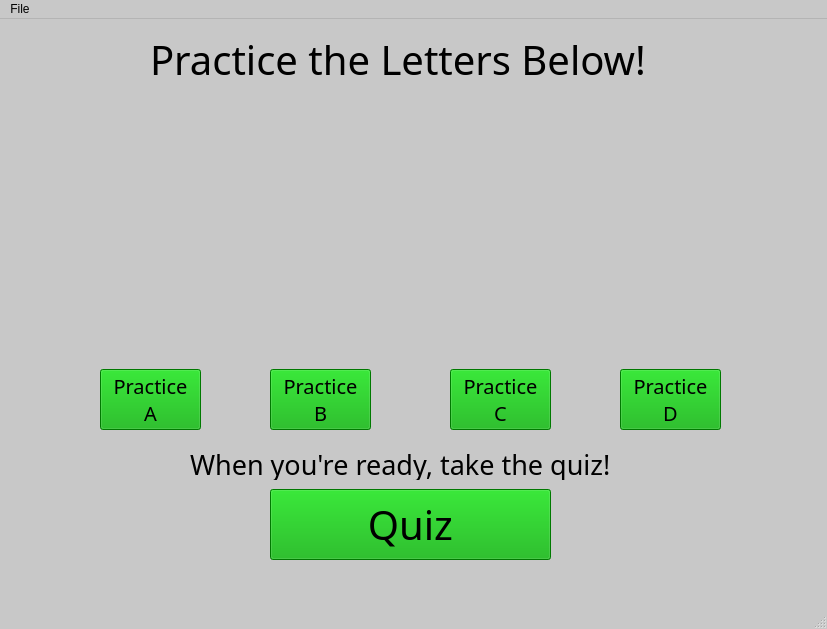
<?xml version="1.0" encoding="UTF-8"?>
<ui version="4.0">
 <class>MainWindow</class>
 <widget class="QMainWindow" name="MainWindow">
  <property name="geometry">
   <rect>
    <x>0</x>
    <y>0</y>
    <width>827</width>
    <height>629</height>
   </rect>
  </property>
  <property name="palette">
   <palette>
    <active>
     <colorrole role="Base">
      <brush brushstyle="SolidPattern">
       <color alpha="255">
        <red>255</red>
        <green>255</green>
        <blue>255</blue>
       </color>
      </brush>
     </colorrole>
     <colorrole role="Window">
      <brush brushstyle="SolidPattern">
       <color alpha="255">
        <red>200</red>
        <green>200</green>
        <blue>200</blue>
       </color>
      </brush>
     </colorrole>
    </active>
    <inactive>
     <colorrole role="Base">
      <brush brushstyle="SolidPattern">
       <color alpha="255">
        <red>255</red>
        <green>255</green>
        <blue>255</blue>
       </color>
      </brush>
     </colorrole>
     <colorrole role="Window">
      <brush brushstyle="SolidPattern">
       <color alpha="255">
        <red>200</red>
        <green>200</green>
        <blue>200</blue>
       </color>
      </brush>
     </colorrole>
    </inactive>
    <disabled>
     <colorrole role="Base">
      <brush brushstyle="SolidPattern">
       <color alpha="255">
        <red>200</red>
        <green>200</green>
        <blue>200</blue>
       </color>
      </brush>
     </colorrole>
     <colorrole role="Window">
      <brush brushstyle="SolidPattern">
       <color alpha="255">
        <red>200</red>
        <green>200</green>
        <blue>200</blue>
       </color>
      </brush>
     </colorrole>
    </disabled>
   </palette>
  </property>
  <property name="windowTitle">
   <string>MainWindow</string>
  </property>
  <property name="styleSheet">
   <string notr="true"/>
  </property>
  <widget class="QWidget" name="centralwidget">
   <widget class="QLabel" name="practice_lbl">
    <property name="geometry">
     <rect>
      <x>150</x>
      <y>10</y>
      <width>531</width>
      <height>61</height>
     </rect>
    </property>
    <property name="font">
     <font>
      <family>Arial Rounded MT Bold</family>
      <pointsize>30</pointsize>
     </font>
    </property>
    <property name="text">
     <string>Practice the Letters Below!</string>
    </property>
   </widget>
   <widget class="QPushButton" name="A_btn">
    <property name="enabled">
     <bool>true</bool>
    </property>
    <property name="geometry">
     <rect>
      <x>100</x>
      <y>350</y>
      <width>101</width>
      <height>61</height>
     </rect>
    </property>
    <property name="font">
     <font>
      <family>Arial Rounded MT Bold</family>
      <pointsize>15</pointsize>
     </font>
    </property>
    <property name="autoFillBackground">
     <bool>false</bool>
    </property>
    <property name="styleSheet">
     <string notr="true">background-color: rgb(0, 170, 0);</string>
    </property>
    <property name="text">
     <string>Practice 
A</string>
    </property>
    <property name="default">
     <bool>false</bool>
    </property>
    <property name="flat">
     <bool>false</bool>
    </property>
   </widget>
   <widget class="QLabel" name="LettersABCD">
    <property name="geometry">
     <rect>
      <x>60</x>
      <y>90</y>
      <width>701</width>
      <height>241</height>
     </rect>
    </property>
    <property name="text">
     <string/>
    </property>
    <property name="pixmap">
     <pixmap>Images for GUI/LettersABCD.jpg</pixmap>
    </property>
    <property name="scaledContents">
     <bool>true</bool>
    </property>
   </widget>
   <widget class="QPushButton" name="B_btn">
    <property name="enabled">
     <bool>true</bool>
    </property>
    <property name="geometry">
     <rect>
      <x>270</x>
      <y>350</y>
      <width>101</width>
      <height>61</height>
     </rect>
    </property>
    <property name="font">
     <font>
      <family>Arial Rounded MT Bold</family>
      <pointsize>15</pointsize>
     </font>
    </property>
    <property name="autoFillBackground">
     <bool>false</bool>
    </property>
    <property name="styleSheet">
     <string notr="true">background-color: rgb(0, 170, 0);</string>
    </property>
    <property name="text">
     <string>Practice 
B</string>
    </property>
    <property name="default">
     <bool>false</bool>
    </property>
    <property name="flat">
     <bool>false</bool>
    </property>
   </widget>
   <widget class="QPushButton" name="C_btn">
    <property name="enabled">
     <bool>true</bool>
    </property>
    <property name="geometry">
     <rect>
      <x>450</x>
      <y>350</y>
      <width>101</width>
      <height>61</height>
     </rect>
    </property>
    <property name="font">
     <font>
      <family>Arial Rounded MT Bold</family>
      <pointsize>15</pointsize>
     </font>
    </property>
    <property name="autoFillBackground">
     <bool>false</bool>
    </property>
    <property name="styleSheet">
     <string notr="true">background-color: rgb(0, 170, 0);</string>
    </property>
    <property name="text">
     <string>Practice 
C</string>
    </property>
    <property name="default">
     <bool>false</bool>
    </property>
    <property name="flat">
     <bool>false</bool>
    </property>
   </widget>
   <widget class="QPushButton" name="D_btn">
    <property name="enabled">
     <bool>true</bool>
    </property>
    <property name="geometry">
     <rect>
      <x>620</x>
      <y>350</y>
      <width>101</width>
      <height>61</height>
     </rect>
    </property>
    <property name="font">
     <font>
      <family>Arial Rounded MT Bold</family>
      <pointsize>15</pointsize>
     </font>
    </property>
    <property name="autoFillBackground">
     <bool>false</bool>
    </property>
    <property name="styleSheet">
     <string notr="true">background-color: rgb(0, 170, 0);</string>
    </property>
    <property name="text">
     <string>Practice 
D</string>
    </property>
    <property name="default">
     <bool>false</bool>
    </property>
    <property name="flat">
     <bool>false</bool>
    </property>
   </widget>
   <widget class="QLabel" name="practice_lbl_2">
    <property name="geometry">
     <rect>
      <x>190</x>
      <y>430</y>
      <width>441</width>
      <height>31</height>
     </rect>
    </property>
    <property name="font">
     <font>
      <family>Arial Rounded MT Bold</family>
      <pointsize>20</pointsize>
     </font>
    </property>
    <property name="text">
     <string>When you're ready, take the quiz!</string>
    </property>
   </widget>
   <widget class="QPushButton" name="quiz_btn">
    <property name="enabled">
     <bool>true</bool>
    </property>
    <property name="geometry">
     <rect>
      <x>270</x>
      <y>470</y>
      <width>281</width>
      <height>71</height>
     </rect>
    </property>
    <property name="font">
     <font>
      <family>Arial Rounded MT Bold</family>
      <pointsize>30</pointsize>
     </font>
    </property>
    <property name="autoFillBackground">
     <bool>false</bool>
    </property>
    <property name="styleSheet">
     <string notr="true">background-color: rgb(0, 170, 0);</string>
    </property>
    <property name="text">
     <string>Quiz</string>
    </property>
    <property name="default">
     <bool>false</bool>
    </property>
    <property name="flat">
     <bool>false</bool>
    </property>
   </widget>
  </widget>
  <widget class="QMenuBar" name="menubar">
   <property name="geometry">
    <rect>
     <x>0</x>
     <y>0</y>
     <width>827</width>
     <height>21</height>
    </rect>
   </property>
   <widget class="QMenu" name="menuFile">
    <property name="title">
     <string>File</string>
    </property>
    <addaction name="actionClose"/>
    <addaction name="actionMenu"/>
   </widget>
   <addaction name="menuFile"/>
  </widget>
  <widget class="QStatusBar" name="statusbar"/>
  <action name="actionClose">
   <property name="text">
    <string>Close</string>
   </property>
  </action>
  <action name="actionMenu">
   <property name="text">
    <string>Back to Main Menu</string>
   </property>
  </action>
 </widget>
 <resources>
  <include location="Images for GUI/Letters.qrc"/>
 </resources>
 <connections/>
</ui>
